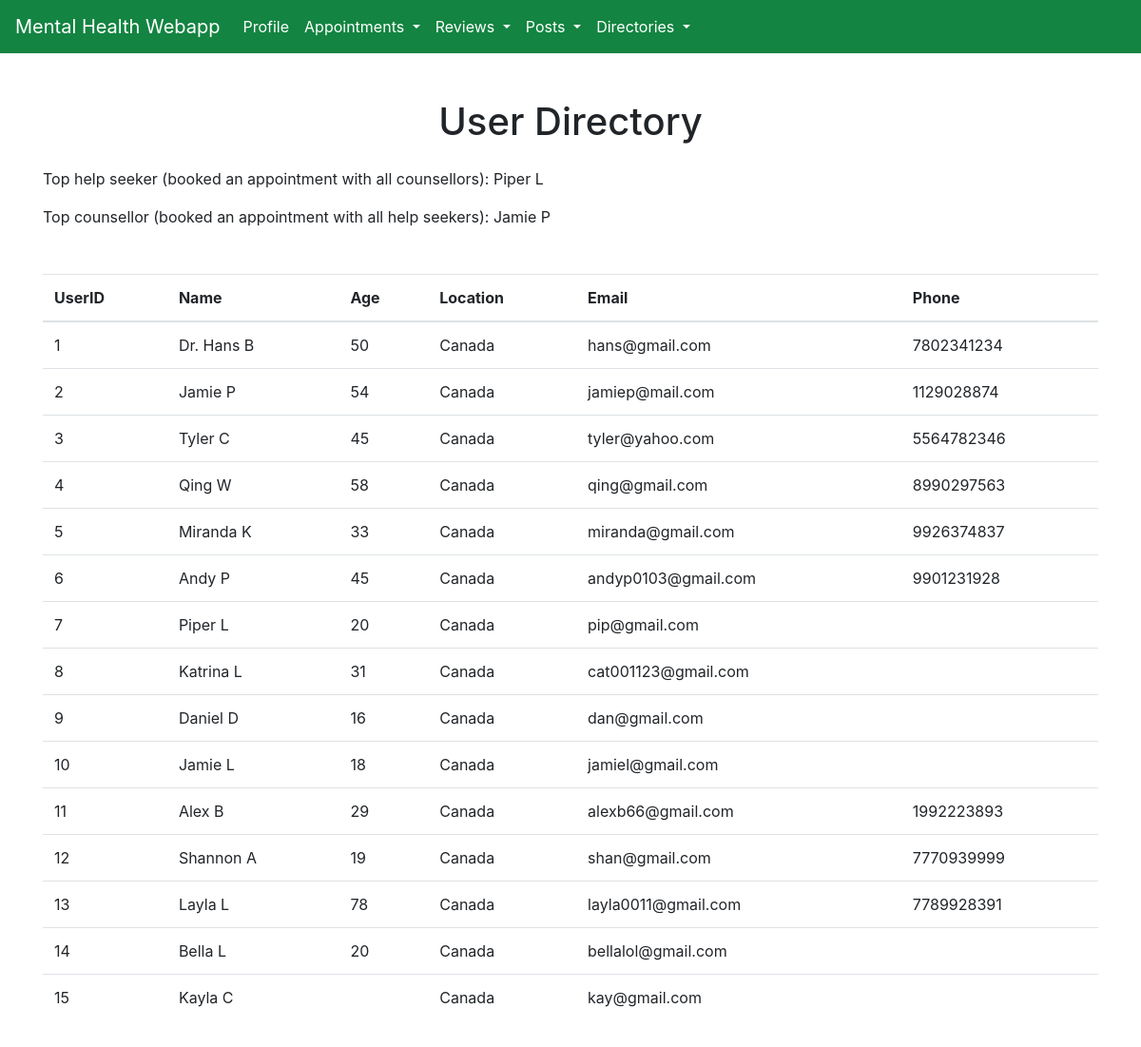
/user-directory.php, run on the app's committed database.
### tables this page shows
CREATE TABLE Users (
	userID		int			 PRIMARY KEY AUTO_INCREMENT,
	password	varchar(50) 	NOT NULL,
	name		varchar(100) 	NOT NULL,
	age			int,
	location	varchar(125),
	email		varchar(80) 	UNIQUE NOT NULL,
	phone		char(12)
);

### user-directory.php (the view, shortened to what this page needs)
<?php
	$conn = OpenCon();
	function showUsers() {
		global $conn;
		$sql = "SELECT userID, name, age, location, email, phone FROM Users";
		$result = $conn->query($sql);
		while($row = $result->fetch_assoc()) {
			echo "<tr>
					<td>".$row["userID"]."</td>
					<td>".$row["name"]."</td>
					<td>".$row["age"]."</td>
					<td>".$row["location"]."</td>
					<td>".$row["email"]."</td>
					<td>".$row["phone"]."</td>
				  </tr>";
		}
	}
	function showTopHelpSeeker() {
		global $conn;
		$sql = "SELECT name
				FROM Users U, Helpseeker H
				WHERE U.userID = H.userID AND
					NOT EXISTS (
						(SELECT C.userID
						 FROM Counsellor C)
						EXCEPT
						(SELECT C.userID
						 FROM Counsellor C, Appointment A
						 WHERE C.userID = A.counsellorID AND
						 	   H.userID = A.helpSeekerID)
					)";
		$result = $conn->query($sql);
		$row = $result->fetch_assoc();
		echo $row["name"];
	}
	function showTopCounsellor() {
		global $conn;
		$sql = "SELECT name
				FROM Users U, Counsellor C
				WHERE U.userID = C.userID AND
					NOT EXISTS (
						(SELECT H.userID
						 FROM HelpSeeker H)
						EXCEPT
						(SELECT H.userID
						 FROM Helpseeker H, Appointment A
						 WHERE C.userID = A.counsellorID AND
						 	   H.userID = A.helpSeekerID)
					)";
		$result = $conn->query($sql);
		$row = $result->fetch_assoc();
		echo $row["name"];
	}
?>
<!DOCTYPE html>
<html>
	<head>
		<link rel="stylesheet" href="https://cdn.jsdelivr.net/npm/bootstrap@4.5.3/dist/css/bootstrap.min.css">
		<link rel="stylesheet" href="styles/main.css">
	</head>
	<body>
		<nav class="navbar navbar-expand-lg navbar-dark">
			<a class="navbar-brand" href="#">Mental Health Webapp</a>
		 	<div class="collapse navbar-collapse" id="navbarNav">
		 		<ul class="navbar-nav">
		 			<li class="nav-item">
			        	<a class="nav-link" href="/cpsc304/profile.php">Profile</a>
			      	</li>
			      	<li class="nav-item dropdown">
			        	<a class="nav-link dropdown-toggle" id="navbarDropdownMenuLink" role="button" data-toggle="dropdown" aria-haspopup="true" aria-expanded="false">
			          	Appointments
			        	</a>
			      	</li>
			     	<li class="nav-item dropdown">
			        	<a class="nav-link dropdown-toggle" id="navbarDropdownMenuLink" role="button" data-toggle="dropdown" aria-haspopup="true" aria-expanded="false">
			          		Reviews
			        	</a>
			      	</li>
			     	<li class="nav-item dropdown" aria-labelledby="navbarDropdownMenuLink">
			        	<a class="nav-link dropdown-toggle" id="navbarDropdownMenuLink" role="button" data-toggle="dropdown" aria-haspopup="true" aria-expanded="false">
			          		Posts
			        	</a>
			      	</li>
			      	<li class="nav-item dropdown">
			        	<a class="nav-link dropdown-toggle" id="navbarDropdownMenuLink" role="button" data-toggle="dropdown" aria-haspopup="true" aria-expanded="false">
			          		Directories
			        	</a>
			      	</li>
			    </ul>
	  		</div>
		</nav>
		<div class = "container">
			<h1 class = "text-center mt-5 mb-4"> User Directory </h1>
			<p> Top help seeker (booked an appointment with all counsellors): <?php showTopHelpSeeker() ?></p>
			<p> Top counsellor (booked an appointment with all help seekers): <?php showTopCounsellor() ?></p>
			<table class="table mt-5 mb-5">
			<thead>
				<tr>
					<th>UserID</th>
					<th>Name</th>
					<th>Age</th>
					<th>Location</th>
					<th>Email</th>
					<th>Phone</th>
				</tr>
			</thead>
			<?php showUsers() ?>
			</table>
		</div>
	</body>
</html>

### styles/main.css (style rules this page uses)
nav { background-color: #138441; }
.navbar-brand { color: white !important; }
.nav-link { color: white !important; }

### data on the page
users: name "Piper L", userID "7", age "20", location "Canada", email "pip@gmail.com"
users: name "Jamie P", userID "2", age "54", location "Canada", email "jamiep@mail.com", phone "1129028874"
users: userID "1", name "Dr. Hans B", age "50", location "Canada", email "hans@gmail.com", phone "7802341234"
users: userID "3", name "Tyler C", age "45", location "Canada", email "tyler@yahoo.com", phone "5564782346"
users: userID "4", name "Qing W", age "58", location "Canada", email "qing@gmail.com", phone "8990297563"
users: userID "5", name "Miranda K", age "33", location "Canada", email "miranda@gmail.com", phone "9926374837"
users: userID "6", name "Andy P", age "45", location "Canada", email "andyp0103@gmail.com", phone "9901231928"
users: userID "8", name "Katrina L", age "31", location "Canada", email "cat001123@gmail.com"
users: userID "9", name "Daniel D", age "16", location "Canada", email "dan@gmail.com"
users: userID "10", name "Jamie L", age "18", location "Canada", email "jamiel@gmail.com"
users: userID "11", name "Alex B", age "29", location "Canada", email "alexb66@gmail.com", phone "1992223893"
users: userID "12", name "Shannon A", age "19", location "Canada", email "shan@gmail.com", phone "7770939999"
users: userID "13", name "Layla L", age "78", location "Canada", email "layla0011@gmail.com", phone "7789928391"
users: userID "14", name "Bella L", age "20", location "Canada", email "bellalol@gmail.com"
users: userID "15", name "Kayla C", location "Canada", email "kay@gmail.com"
